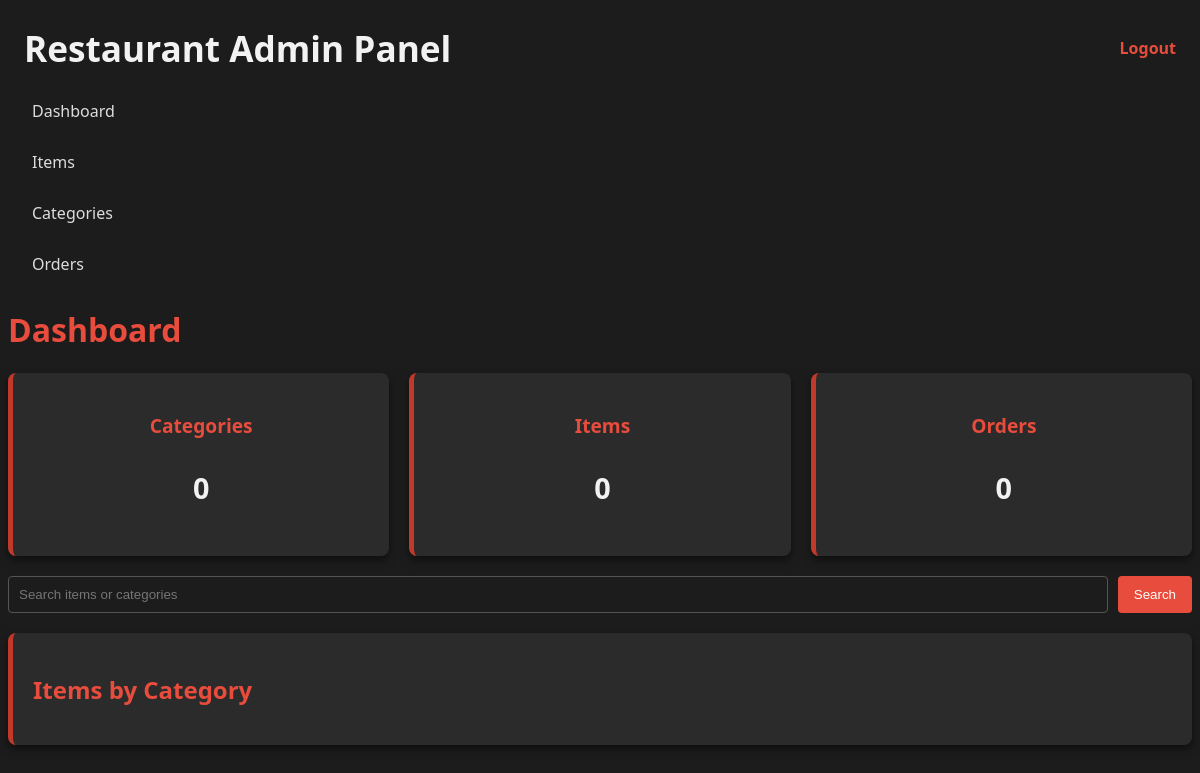
The page /public/admin/index.php (signed in) on the database as committed earlier.
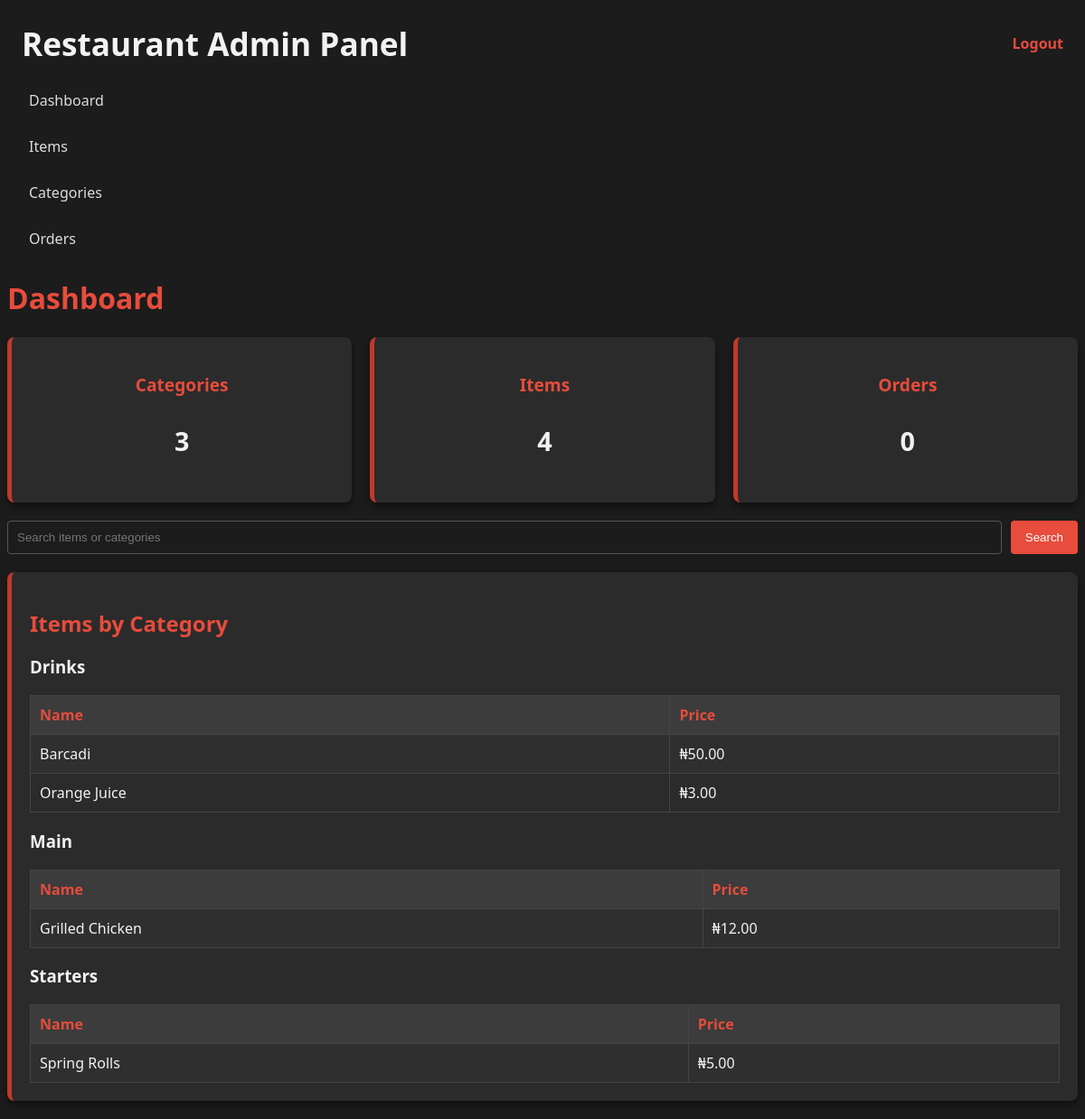
The same page on the database as committed later.
### tables this page shows
CREATE TABLE menu_items (
    id INTEGER PRIMARY KEY AUTOINCREMENT,
    category_id INTEGER,
    name TEXT NOT NULL,
    description TEXT,
    price REAL NOT NULL,
    is_available INTEGER DEFAULT 1,
    FOREIGN KEY (category_id) REFERENCES categories(id)
);

### public/admin/index.php (called while the page is built, shortened)
<?php
require __DIR__ . '/includes/header.php';
require __DIR__ . '/includes/sidebar.php';
$page = $_GET['page'] ?? 'dashboard';
require __DIR__ . "/$page.php";

### public/admin/dashboard.php (the view, shortened to what this page needs)
<?php
require __DIR__ . "/../../src/database.php";
$totalCategories = $pdo->query("SELECT COUNT(*) FROM categories")->fetchColumn();
$totalItems      = $pdo->query("SELECT COUNT(*) FROM menu_items")->fetchColumn();
$totalOrders     = $pdo->query("SELECT COUNT(*) FROM orders")->fetchColumn();
$search = trim($_GET['q'] ?? '');
$isSearch = $search !== '';
if ($isSearch) {
    $stmt = $pdo->prepare("
        SELECT m.id, m.name, m.price, c.name AS category
        FROM menu_items m
        LEFT JOIN categories c ON c.id = m.category_id
        WHERE m.name LIKE :q OR c.name LIKE :q
        ORDER BY c.name, m.name
    ");
    $stmt->execute(['q' => "%$search%"]);
    $items = $stmt->fetchAll(PDO::FETCH_ASSOC);
} else {
    $categories = $pdo->query("
        SELECT c.id, c.name
        FROM categories c
        ORDER BY c.name
    ")->fetchAll(PDO::FETCH_ASSOC);
    $itemsByCategory = [];
    foreach ($categories as $c) {
        $stmt = $pdo->prepare("
            SELECT id, name, price
            FROM menu_items
            WHERE category_id = ?
            ORDER BY name
        ");
        $stmt->execute([$c['id']]);
        $itemsByCategory[$c['name']] = $stmt->fetchAll(PDO::FETCH_ASSOC);
    }
}
?>
<div class="main-content">
    <h1 class="page-title">Dashboard</h1>
    <div class="card-stats">
        <div class="card"><h3>Categories</h3><p><?= $totalCategories ?></p></div>
        <div class="card"><h3>Items</h3><p><?= $totalItems ?></p></div>
        <div class="card"><h3>Orders</h3><p><?= $totalOrders ?></p></div>
    </div>
    <form method="GET" class="search-bar">
        <input type="text" name="q" placeholder="Search items or categories"
               value="<?= htmlspecialchars($search) ?>">
        <button>Search</button>
    </form>
    <div class="card">
        <?php if ($isSearch): ?>
            <h2>Search results for “<?= htmlspecialchars($search) ?>”</h2>
            <?php if (!$items): ?>
                <p>No results found.</p>
            <?php else: ?>
                <table class="table">
                    <tr><th>Name</th><th>Category</th><th>Price</th></tr>
                    <?php foreach ($items as $i): ?>
                        <tr>
                            <td><?= htmlspecialchars($i['name']) ?></td>
                            <td><?= htmlspecialchars($i['category']) ?></td>
                            <td>₦<?= number_format($i['price'], 2) ?></td>
                        </tr>
                    <?php endforeach; ?>
                </table>
            <?php endif; ?>
        <?php else: ?>
            <h2>Items by Category</h2>
            <?php foreach ($itemsByCategory as $cat => $items): ?>
                <h3><?= htmlspecialchars($cat) ?></h3>
                <?php if (!$items): ?>
                    <p>No items.</p>
                <?php else: ?>
                    <table class="table">
                        <tr><th>Name</th><th>Price</th></tr>
                        <?php foreach ($items as $i): ?>
                            <tr>
                                <td><?= htmlspecialchars($i['name']) ?></td>
                                <td>₦<?= number_format($i['price'], 2) ?></td>
                            </tr>
                        <?php endforeach; ?>
                    </table>
                <?php endif; ?>
            <?php endforeach; ?>
        <?php endif; ?>
    </div>
</div>

Rows that differ between the two databases and show on the page:
added menu_items: name "Barcadi", price "50.00", shown under "Drinks"
added menu_items: name "Orange Juice", price "3.00", shown under "Drinks"
added menu_items: name "Grilled Chicken", price "12.00", shown under "Main"
added menu_items: name "Spring Rolls", price "5.00", shown under "Starters"
Other text that changed with them:
$totalCategories: "0" → "3"
$totalItems: "0" → "4"
new list line: "Drinks Name Price"
new list line: "Main Name Price"
new list line: "Starters Name Price"
